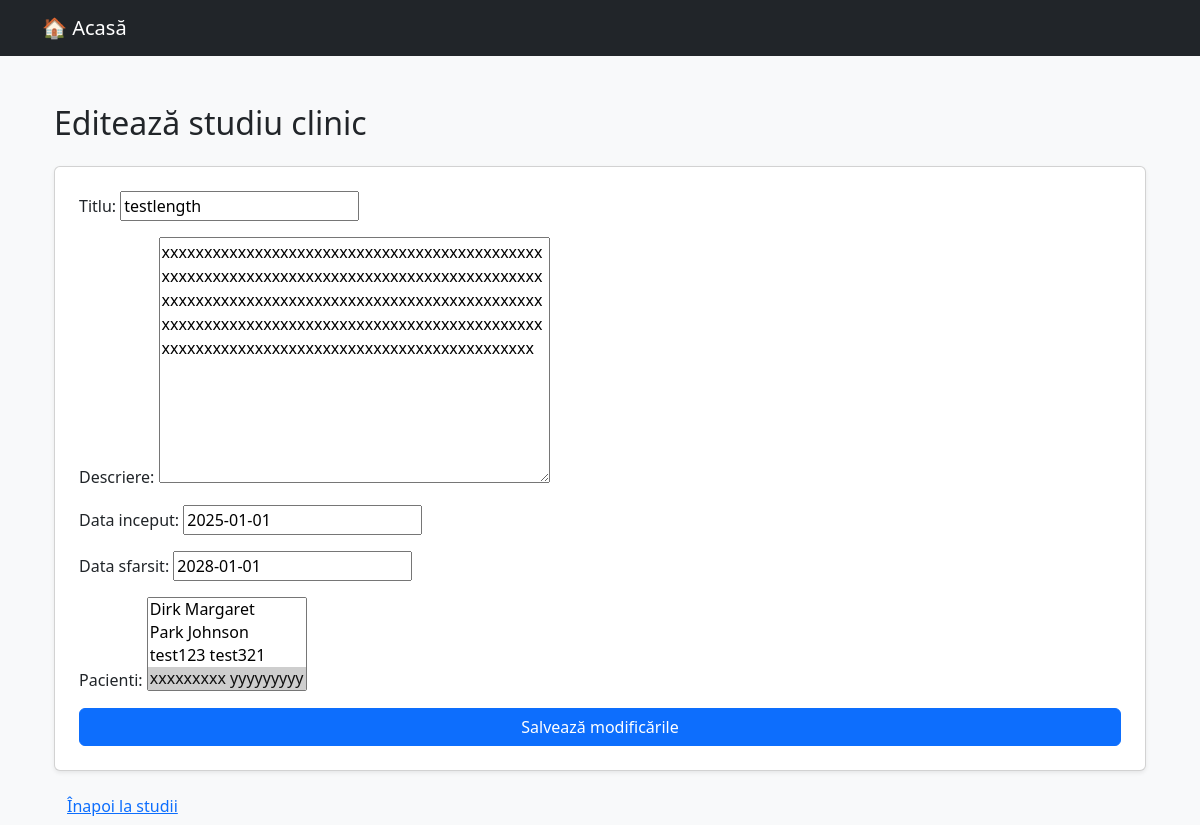
The app's page /pacienti/studii/editeaza/6/, older data.
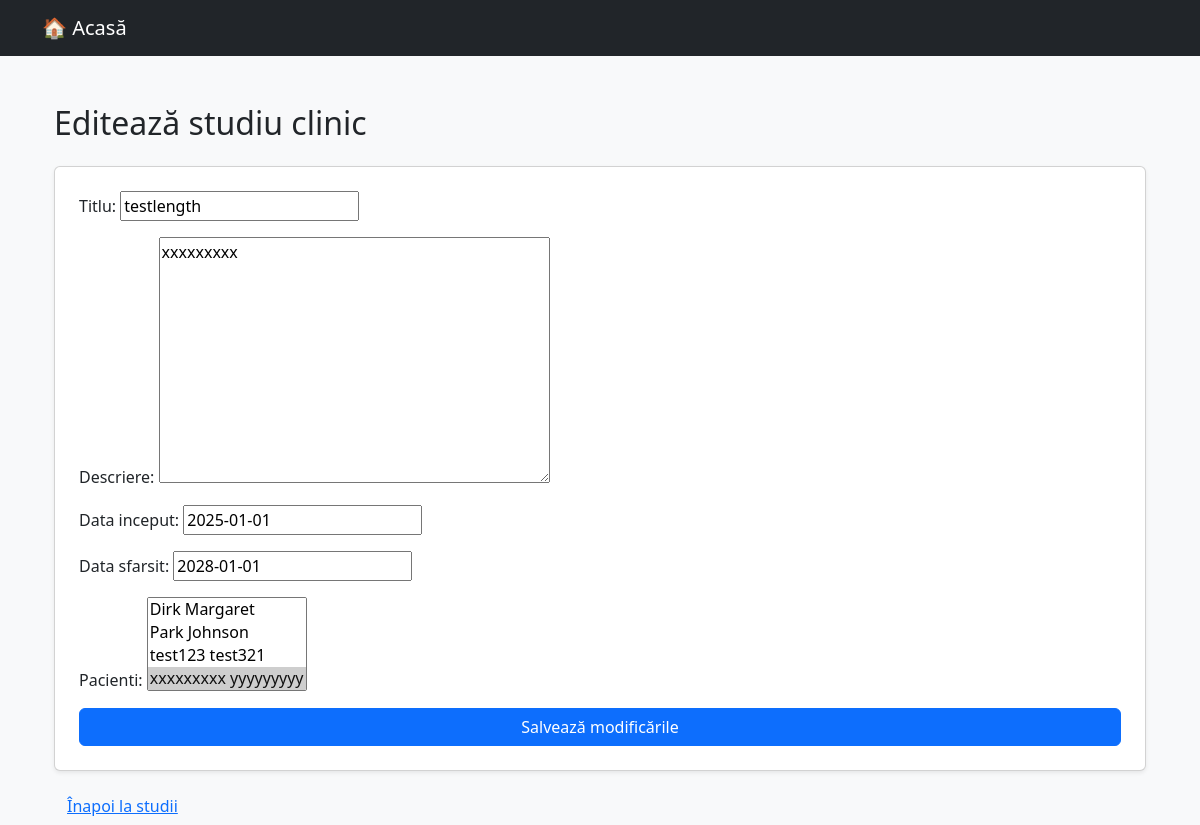
The same page, newer data.
### pacienti/models.py (models this page shows, shortened)
class StudiuClinic(models.Model):
    titlu = models.CharField(max_length=100)
    descriere = models.TextField(blank=True)
    data_inceput = models.DateField()
    data_sfarsit = models.DateField(null=True, blank=True)
    pacienti = models.ManyToManyField('Pacient', related_name='studii')
    class Meta:
        verbose_name = "Studiu clinic"
        verbose_name_plural = "Studii clinice"

### pacienti/views.py (the view)
# urls.py: path('studii/editeaza/<int:studiu_id>/', views.editeaza_studiu, name='editeaza_studiu'),
def editeaza_studiu(request, studiu_id):
    studiu = get_object_or_404(StudiuClinic, id=studiu_id)
    if request.method == 'POST':
        form = StudiuClinicForm(request.POST, instance=studiu)
        if form.is_valid():
            form.save()
            return redirect('lista_studii')
    else:
        form = StudiuClinicForm(instance=studiu)
    return render(request, 'Studii/editeaza_studiu.html', {'form': form})

### pacienti/forms.py
class StudiuClinicForm(forms.ModelForm):
    class Meta:
        model = StudiuClinic
        fields = ['titlu', 'descriere', 'data_inceput', 'data_sfarsit', 'pacienti']

### pacienti/models.py (called while the page is built)
    def __str__(self):
        return f"{self.nume} {self.prenume}"

### pacienti/templates/Studii/editeaza_studiu.html (shortened to what this page needs)
{% extends 'back.html' %}
{% block content %}
<div class="container mt-5">
    <h2 class="mb-4">Editează studiu clinic</h2>
    <form method="post" class="card p-4 shadow-sm">
        {% for field in form %}
            <div class="mb-3">
                {{ field.label_tag }}
                {{ field }}
            </div>
        {% endfor %}
        <button type="submit" class="btn btn-primary">Salvează modificările</button>
    </form>
    <a href="{% url 'lista_studii' %}" class="btn btn-link mt-3">Înapoi la studii</a>
</div>
{% endblock %}

Row changes from the older to the newer data that the page shows:
changed StudiuClinic "testlength": descriere "xxxxxxxxxxxxxxxxxxxxxxxxxxxxxxxxxxxxxxxxxxxxxxxxxxxxxxxxxxxxxxxxxxxxxxxxxxxxxxxxxxxxxxxxxxxxxxxxxxxxxxxxxxxxxxxxxxxxxxxxxxxxxxxxxxxxxxxxxxxxxxxxxxxxxxxxxxxxxxxxxxxxxxxxxxxxxxxxxxxxxxxxxxxxxxxxxxxxxxxxxxxxxxxxxxxxxxxxxxxxxxxx" → "xxxxxxxxx"
